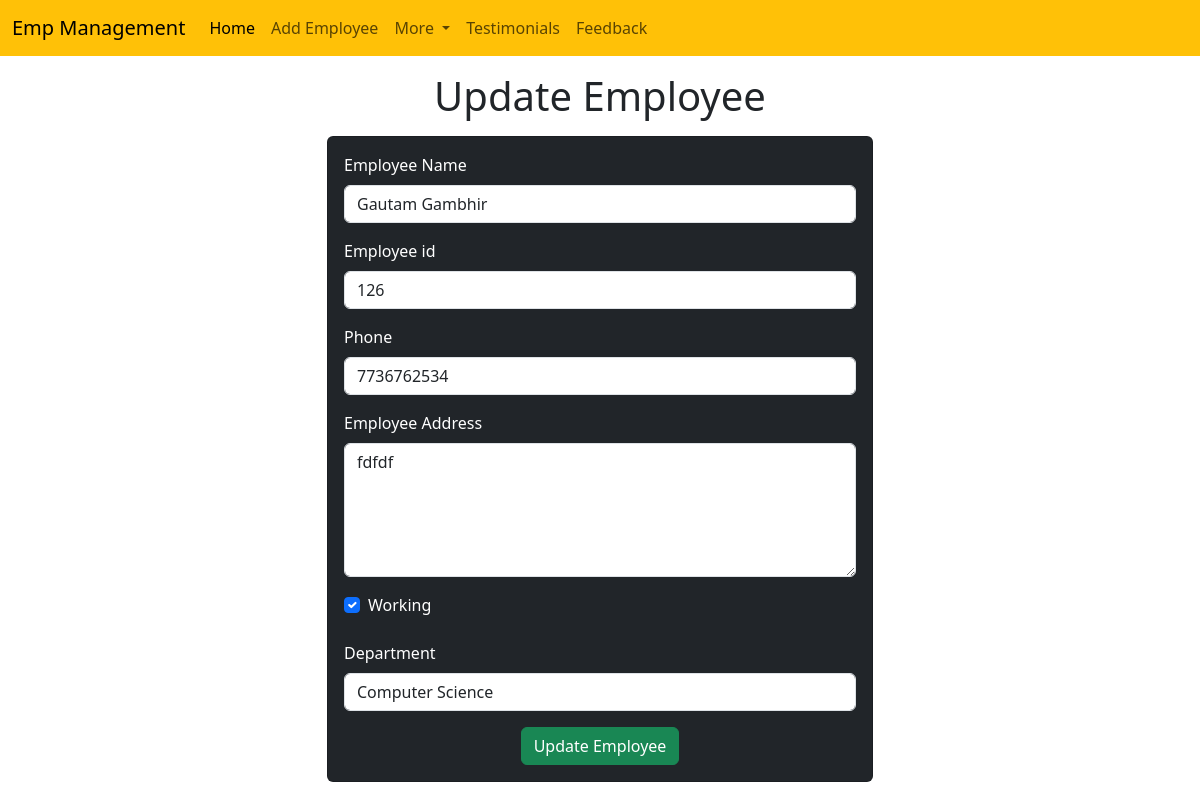
The page /emp/update-emp/8 on the database its author committed.
### emp/models.py (models this page shows, shortened)
class Emp(models.Model):
    name = models.CharField(max_length=22200)
    emp_id = models.CharField(max_length=200)
    phone = models.CharField(max_length=10)
    address = models.CharField(max_length=150)
    working = models.BooleanField(default=True)
    department = models.CharField(max_length=10)

### emp/views.py (the view)
# urls.py: path('update-emp/<int:emp_id>',update_emp),
def update_emp(request,emp_id):
    emp=Emp.objects.get(pk=emp_id)
    return render(request,"emp/update_emp.html",{
        'emp':emp
    })

### templates/emp/update_emp.html (shortened to what this page needs)
<!doctype html>
<html lang="en">
  <head>
    <link href="https://cdn.jsdelivr.net/npm/bootstrap@5.3.3/dist/css/bootstrap.min.css" rel="stylesheet">
  </head>
  <body>
    {% include 'emp/navbar.html' %}
    <h1 class="text-center my-3">Update Employee</h1>
    <div class="container">
        <div class="row">
            <div class="col-md-6 offset-md-3">
                <div class="card bg-dark text-white">
                    <div class="card-body">
                        <form action="/emp/do-update-emp/{{emp.id}}" method="POST">
                            <div class="mb-3">
                                <label for="name" class="form-label">Employee Name</label>
                                <input type="text" class="form-control" id="name" placeholder="Enter Emp Name" name="emp_name" value="{{emp.name}}">
                            </div>
                            <div class="mb-3">
                                <label for="Employee id" class="form-label">Employee id</label>
                                <input type="text" class="form-control" id="Employee id" placeholder="Enter Emp id" name="emp_id" value="{{emp.emp_id}}">
                            </div>
                            <div class="mb-3">
                                <label for="phone" class="form-label">Phone</label>
                                <input type="text" class="form-control" id="phone" placeholder="Enter Emp phone" name="emp_phone" value="{{emp.phone}}">
                            </div>
                            <div class="mb-3">
                                <label for="Address" class="form-label">Employee Address</label>
                                <textarea id="Address" rows="5" class="form-control" name="emp_address">{{emp.address}}</textarea>
                            </div>
                            <div class="mb-3 form-check">
                                <label for="working" class="form-label">Working</label>
                                <input {% if emp.working %} checked {%endif%} type="checkbox" class="form-check-input" id="working" name="emp_working">
                            </div>
                            <div class="mb-3">
                                <label for="department" class="form-label">Department</label>
                                <select name="emp_department" id="Department" class="form-control" value="{{emp.department}}">
                                    <option value="CSE">Computer Science</option>
                                </select>
                            </div>
                            <div class="container text-center">
                                <button class="btn btn-success">Update Employee</button>
                            </div>
                        </form>
                    </div>
                </div>
            </div>
        </div>
    </div>
  </body>
</html>

### rows shown on the page
Emp: emp_name "Gautam Gambhir", emp_id "126", emp_phone "7736762534", emp_address "fdfdf", working "☑", emp_department "Computer Science"
